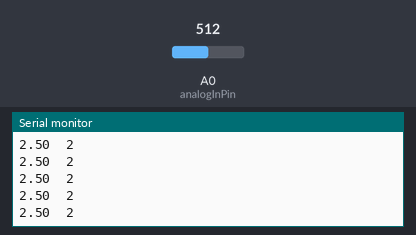
The sketch below on a simulated Arduino Uno, built with avr-gcc and run on an emulated ATmega328P. Shown: the last lines printed to the serial monitor. Inputs (shaded band) come from the test bench; at power-on: A0 (analogInPin) = 512.

Above: at 1.2 s.
1.3 s: A0 (analogInPin) set to 716
At 2.0 s:
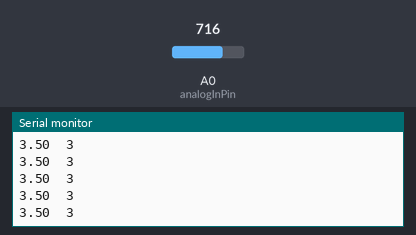
2.8 s: A0 (analogInPin) set to 900
At 3.6 s:
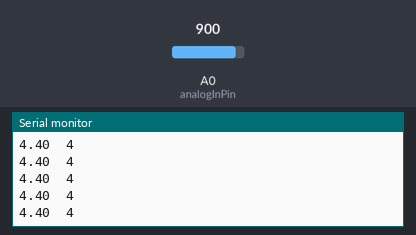
Timing chart, 0 to 5.8 s (numbered marks = the images above; inputs shaded):
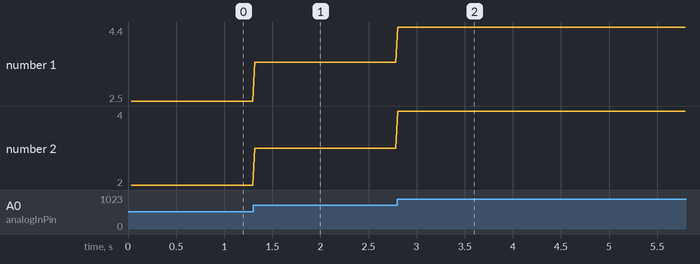

The sketch:

MonitoriAvaus.ino
```cpp
/*

Havainnollistetaan Arduinon mittaavaan A0-napaan liitetyn hyppylangan toimintaa antennina.
Samalla toki havainnollistetaan Arduinolla tehtävää mittausta jänniteväliltä 0 - 5000mV.

1.  Valitse Tools / Board sen mukaan mitä Arduino-alustaa käytät.
2.  Valitse Tools / Port. Portin tiputusvalikossa näkyy missä portissa Arduino on, mutta numeron näkee myös laitehallinnan kautta jos tarvii.
3.  Lataa tämä ohjelma Arduino-alustalle.
4.  Tökkää hyppylanka A0-napaan ja jätä toinen pää ilmaan.
5.  Avaa Tools / Serial Plotter. Kokeile liikkua laitteen lähellä ja huomaat aiheuttavasi sähköisiä "häiriöitä" antennille.
6.  Liitä vapaana oleva pää Arduino-boardin GND-napaan, sitten 3,3V-napaan ja sitten 5V-napaan.
    Huomaat, että voit käyttää Arduinoa mittaamaan jännitesignaalia välillä 0 - 5V ajan funktiona.
    Huomaat myös, että muuttujien tyyppimäärittely vaikuttaa digitaalisten laitteiden tarkkuuteen.
-Jaakko Kaski-

*/

const int analogInPin = A0;   // Nimetään mittaava Arduinon kytkentäpinni
int sensorValue = 0;          // Muuttujanimi, jolle luetaan sensoriarvo. 0 = 0V ja 1023 on maksimi, joka vastaa 5V. Sensoriarvo on kokonaisluku joka esitetään 10 bitillä: 2^10 = 1024.
float voltage = 0.0;          // Sensoriarvo muutettuna volteiksi. Desimaaliluku jolla on kuitenkin bittitilojensa mukainen tarkkuus (askelväli): 5V / (2^10 - 1) = 4,888mV.
int voltage2 = 0;             // Sensoriarvo muutettuna volteiksi. Kokonaisluku.
boolean sisaan = true;

void setup() {
  // initialize serial communications at 9600 bps:
  Serial.begin(9600);
  //while (!Serial);  //  wait for the serial monitor to open
}

void loop() {
  while (!Serial) sisaan = true;  //  wait for the serial monitor to open
  if (sisaan) {
    Serial.println("Nyt mennaan sisaan ohjelmaan");
    sisaan = false;
  }

  // read the analog in value:
  sensorValue = analogRead(analogInPin);

  // muunnos volteiksi:
  voltage = (float) sensorValue * 5.0 / 1023.0;   // Huomaa että näissä kahdessa on erilaiset muuttujatyypit, muuten samat
  voltage2 = sensorValue * 5 / 1023;              // Huomaa että näissä kahdessa on erilaiset muuttujatyypit, muuten samat

  // Tulostus sarjaportille
  Serial.print(voltage);
  Serial.print("\t");                             // Arduinon SerialPlotter ottaa kahden lukusarakkeen väliin joko välilyönnin tai tabulaattorin \t.
  Serial.println(voltage2);

  // wait some milliseconds before the next loop
  delay(20);
}
```

Measured:
- after the input at 1.3 s, the serial monitor: prints a new line at once (image 1)
- after the input at 2.8 s, the serial monitor: prints a new line at once (image 2)
- plotted number 1: 2.5 → 3.5 after the input at 1.3 s, 3.5 → 4.4 after the input at 2.8 s
- plotted number 2: 2 → 3 after the input at 1.3 s, 3 → 4 after the input at 2.8 s
